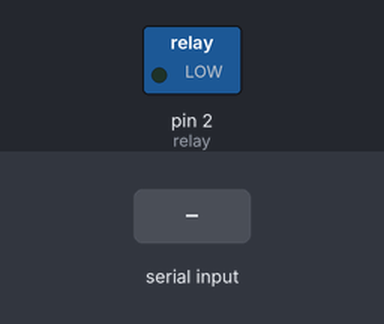
This sketch was run on a simulated Arduino Uno, built with avr-gcc and run on an emulated ATmega328P. On the bench: switched loads named in the sketch (green lamp = pin HIGH). Inputs (shaded band) come from the test bench. What the sketch prints to the serial monitor is not drawn.

Above: at 1.2 s.
1.3 s: "1" received over Serial
At 2.1 s:
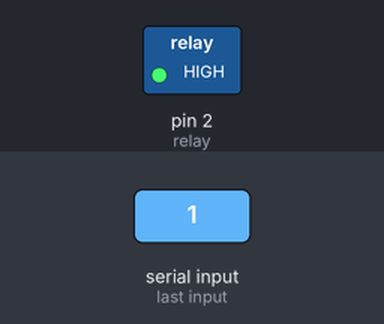
Timing chart, 0 to 4.3 s (numbered marks = the images above; inputs shaded):
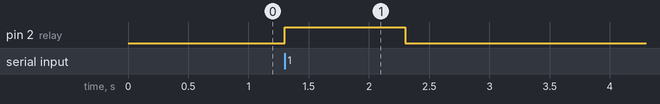

The sketch:

bubblemaker.ino
```cpp
/*
 Bubblemaker - Author Rituparna Matkar

 This sketch uses Serial .available() function.
 It looks for an ASCII string, and then if it receives
 a letter turn the relay connected on pin 2 for 1 second

 */

// pins for the relays:
int relay = 2;

void setup() {
  // initialize serial:
  Serial.begin(9600);
  pinMode(relay, OUTPUT);

}

void loop() {
  // if there's any serial available, read it:
  while (Serial.available() > 0) {
      digitalWrite(relay, HIGH);   // turn the relay on (HIGH is the voltage level)
      delay(1000);               // wait for a second
      digitalWrite(relay, LOW);    // turn the relay off by making the voltage LOW
      delay(10);
      Serial.println(Serial.read());
   }
}
```

Measured:
- after the input at 1.3 s, pin 2 (relay): LOW → HIGH at once, → LOW 1.0 s later
